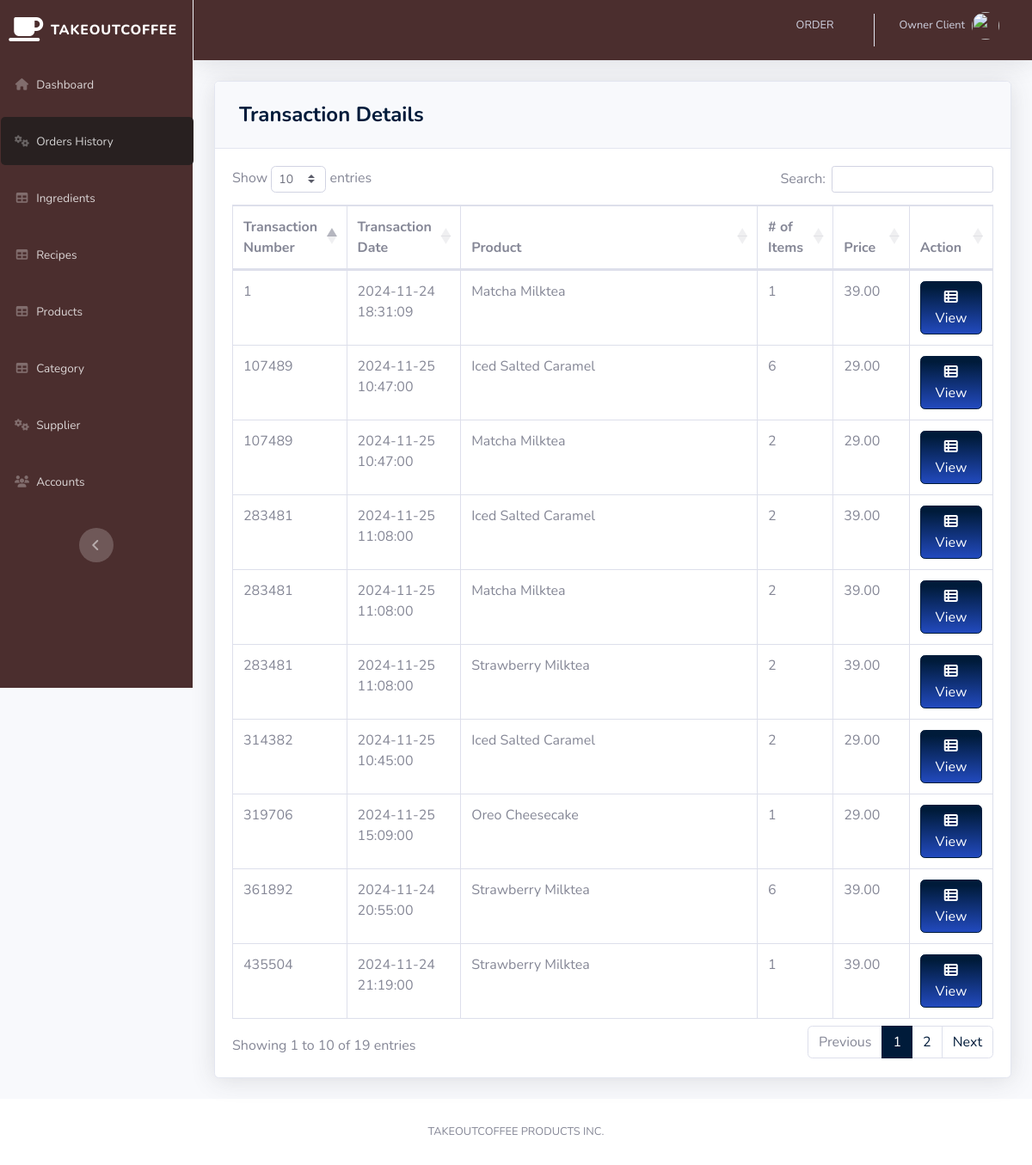
The page /pages/transaction.php (signed in) on the database its author committed.
### tables this page shows
CREATE TABLE `transaction_details` (
  `ID` int(11) NOT NULL,
  `TRANS_ID` int(11) NOT NULL,
  `PRODUCT` varchar(250) NOT NULL,
  `QTY` int(11) NOT NULL,
  `PRICE` decimal(10,2) NOT NULL
);

CREATE TABLE `transaction` (
  `TRANS_ID` int(11) NOT NULL,
  `CUST_NAME` varchar(250) NOT NULL,
  `DATE` datetime NOT NULL,
  `GRANDTOTAL` decimal(10,2) NOT NULL,
  `CASH` decimal(10,2) NOT NULL
);

### pages/transaction.php (the view, shortened to what this page needs)
<?php
include '../includes/connection.php';
include '../includes/sidebar.php';
        ?>
<div class="card shadow mb-4">
    <div class="card-header py-3">
        <h4 class="m-2 font-weight-bold text-primary">Transaction Details</h4>
    </div>
    <div class="card-body">
        <div class="table-responsive">
            <table class="table table-bordered" id="dataTable" width="100%" cellspacing="0">
                <thead>
                    <tr>
                        <th width="15%">Transaction Number</th>
                        <th width="15%">Transaction Date</th>
                        <th>Product</th>
                        <th width="10%"># of Items</th>
                        <th width="10%">Price</th>
                        <th width="11%">Action</th>
                    </tr>
                </thead>
                <tbody>
<?php
$query = 'SELECT td.TRANS_ID, t.DATE, td.PRODUCT, td.QTY, td.PRICE
          FROM transaction_details td
          JOIN transaction t ON td.TRANS_ID = t.TRANS_ID
          ORDER BY td.TRANS_ID ASC';
$result = mysqli_query($db, $query) or die(mysqli_error($db));
while ($row = mysqli_fetch_assoc($result)) {
    echo '<tr>';
    echo '<td>' . $row['TRANS_ID'] . '</td>';
    echo '<td>' . $row['DATE'] . '</td>';
    echo '<td>' . $row['PRODUCT'] . '</td>';
    echo '<td>' . $row['QTY'] . '</td>';
    echo '<td>' . $row['PRICE'] . '</td>';
    echo '<td align="right">
              <a type="button" class="btn btn-primary bg-gradient-primary" href="trans_view.php?action=edit&id=' . $row['TRANS_ID'] . '">
                  <i class="fas fa-fw fa-th-list"></i> View
              </a>
          </td>';
    echo '</tr>';
}
?>
                </tbody>
            </table>
        </div>
    </div>
</div>
<?php
include '../includes/footer.php';
?>

### rows shown on the page
transaction_details: TRANS_ID "1", TRANS_ID.DATE "2024-11-24 18:31:09", PRODUCT "Matcha Milktea", QTY "1", PRICE "39.00"
transaction_details: TRANS_ID "107489", TRANS_ID.DATE "2024-11-25 10:47:00", PRODUCT "Iced Salted Caramel", QTY "6", PRICE "29.00"
transaction_details: TRANS_ID "107489", TRANS_ID.DATE "2024-11-25 10:47:00", PRODUCT "Matcha Milktea", QTY "2", PRICE "29.00"
transaction_details: TRANS_ID "283481", TRANS_ID.DATE "2024-11-25 11:08:00", PRODUCT "Iced Salted Caramel", QTY "2", PRICE "39.00"
transaction_details: TRANS_ID "283481", TRANS_ID.DATE "2024-11-25 11:08:00", PRODUCT "Matcha Milktea", QTY "2", PRICE "39.00"
transaction_details: TRANS_ID "283481", TRANS_ID.DATE "2024-11-25 11:08:00", PRODUCT "Strawberry Milktea", QTY "2", PRICE "39.00"
transaction_details: TRANS_ID "314382", TRANS_ID.DATE "2024-11-25 10:45:00", PRODUCT "Iced Salted Caramel", QTY "2", PRICE "29.00"
transaction_details: TRANS_ID "319706", TRANS_ID.DATE "2024-11-25 15:09:00", PRODUCT "Oreo Cheesecake", QTY "1", PRICE "29.00"
transaction_details: TRANS_ID "361892", TRANS_ID.DATE "2024-11-24 20:55:00", PRODUCT "Strawberry Milktea", QTY "6", PRICE "39.00"
transaction_details: TRANS_ID "435504", TRANS_ID.DATE "2024-11-24 21:19:00", PRODUCT "Strawberry Milktea", QTY "1", PRICE "39.00"

### other values the page prints
$_SESSION['FIRST_NAME'] "Owner"
$_SESSION['LAST_NAME'] "Client"
